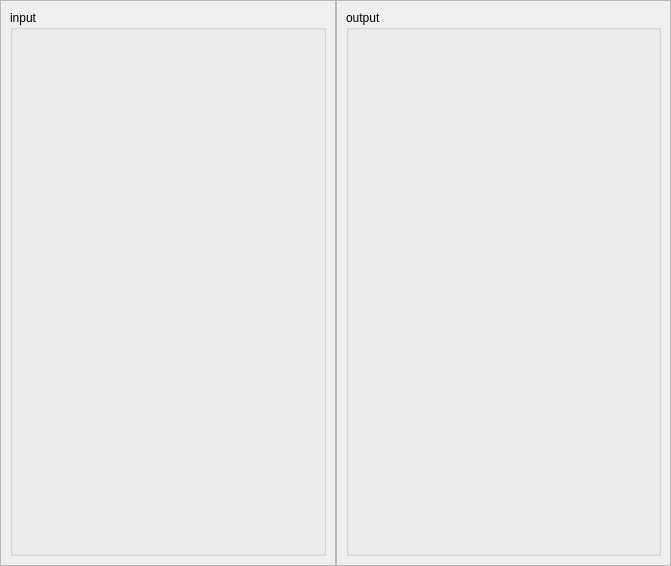
<?xml version="1.0" encoding="UTF-8"?>
<ui version="4.0">
 <class>IOStateForm</class>
 <widget class="QWidget" name="IOStateForm">
  <property name="geometry">
   <rect>
    <x>0</x>
    <y>0</y>
    <width>671</width>
    <height>566</height>
   </rect>
  </property>
  <property name="windowTitle">
   <string>Form</string>
  </property>
  <property name="styleSheet">
   <string notr="true">QPushButton{padding:0px;
border-radius:18px;height:36px;width:36px;
background-color:grey;color:#333333;
font: bold 16px &quot;Microsoft YaHei&quot;;}
QPushButton:hover{padding:0px;
border-radius:18px;height:36px;width:36px;
background-color:darkgray;color:#333333;
font: bold 16px &quot;Microsoft YaHei&quot;;}</string>
  </property>
  <layout class="QGridLayout" name="gridLayout">
   <property name="leftMargin">
    <number>0</number>
   </property>
   <property name="topMargin">
    <number>0</number>
   </property>
   <property name="rightMargin">
    <number>0</number>
   </property>
   <property name="bottomMargin">
    <number>0</number>
   </property>
   <property name="spacing">
    <number>0</number>
   </property>
   <item row="0" column="0">
    <widget class="QScrollArea" name="scrollArea">
     <property name="widgetResizable">
      <bool>true</bool>
     </property>
     <widget class="QWidget" name="scrollAreaWidgetContents">
      <property name="geometry">
       <rect>
        <x>0</x>
        <y>0</y>
        <width>334</width>
        <height>564</height>
       </rect>
      </property>
      <layout class="QGridLayout" name="gridLayout_2">
       <item row="0" column="0">
        <widget class="QGroupBox" name="groupbox_input">
         <property name="styleSheet">
          <string notr="true"/>
         </property>
         <property name="title">
          <string>input</string>
         </property>
         <layout class="QGridLayout" name="gridLayout_input">
          <property name="leftMargin">
           <number>6</number>
          </property>
          <property name="topMargin">
           <number>6</number>
          </property>
          <property name="rightMargin">
           <number>6</number>
          </property>
          <property name="bottomMargin">
           <number>6</number>
          </property>
          <property name="horizontalSpacing">
           <number>12</number>
          </property>
         </layout>
        </widget>
       </item>
      </layout>
     </widget>
    </widget>
   </item>
   <item row="0" column="1">
    <widget class="QScrollArea" name="scrollArea_2">
     <property name="widgetResizable">
      <bool>true</bool>
     </property>
     <widget class="QWidget" name="scrollAreaWidgetContents_2">
      <property name="geometry">
       <rect>
        <x>0</x>
        <y>0</y>
        <width>333</width>
        <height>564</height>
       </rect>
      </property>
      <layout class="QGridLayout" name="gridLayout_3">
       <item row="0" column="0">
        <widget class="QGroupBox" name="groupbox_output">
         <property name="title">
          <string>output</string>
         </property>
         <layout class="QGridLayout" name="gridLayout_output">
          <property name="leftMargin">
           <number>6</number>
          </property>
          <property name="topMargin">
           <number>6</number>
          </property>
          <property name="rightMargin">
           <number>6</number>
          </property>
          <property name="bottomMargin">
           <number>6</number>
          </property>
          <property name="horizontalSpacing">
           <number>12</number>
          </property>
          <property name="verticalSpacing">
           <number>6</number>
          </property>
         </layout>
        </widget>
       </item>
      </layout>
     </widget>
    </widget>
   </item>
  </layout>
 </widget>
 <resources/>
 <connections/>
</ui>
